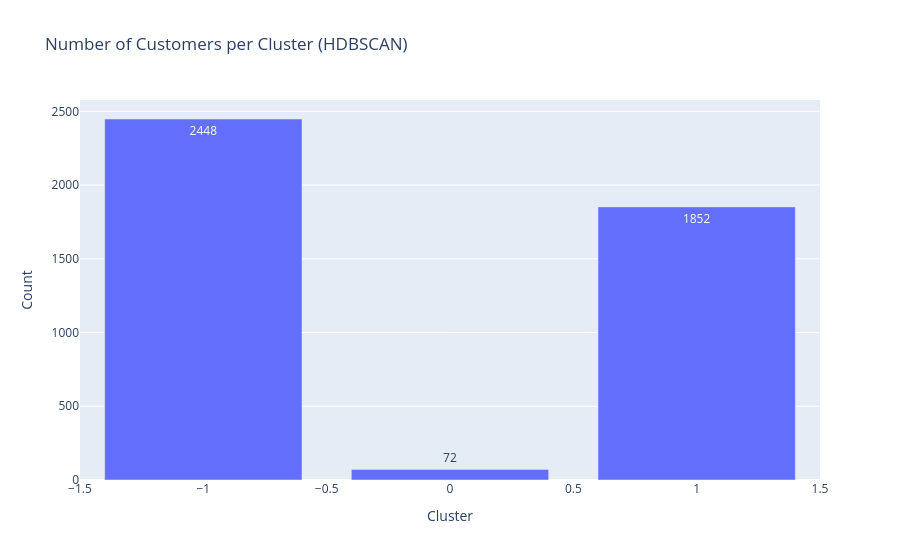

Source (notebook cell):
### Code cell
cluster_counts = scaled_data['Cluster'].value_counts().reset_index()
cluster_counts.columns = ['Cluster', 'Count']

fig = px.bar(
    cluster_counts,
    x='Cluster',
    y='Count',
    text='Count',
    title='Number of Customers per Cluster (HDBSCAN)'
)
fig.show()

### Figure 1 — Plotly figure (JSON) as saved in the notebook; plotly's stock layout.template omitted (floating-point values rounded to 4 significant figures)
{"data": [{"hovertemplate": "Cluster=%{x}<br>Count=%{text}<extra></extra>", "legendgroup": "", "marker": {"color": "#636efa", "pattern": {"shape": ""}}, "name": "", "orientation": "v", "showlegend": false, "text": [2448.0, 1852.0, 72.0], "textposition": "auto", "type": "bar", "x": [-1, 1, 0], "xaxis": "x", "y": [2448, 1852, 72], "yaxis": "y"}], "layout": {"barmode": "relative", "legend": {"tracegroupgap": 0}, "title": {"text": "Number of Customers per Cluster (HDBSCAN)"}, "xaxis": {"anchor": "y", "domain": [0, 1], "title": {"text": "Cluster"}}, "yaxis": {"anchor": "x", "domain": [0, 1], "title": {"text": "Count"}}}}
